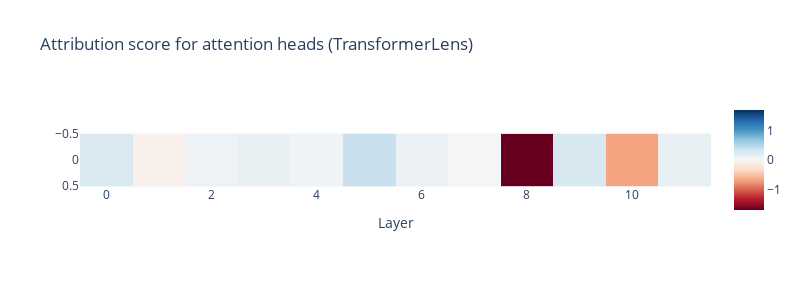

Write notebook code for a chart like this one.
### Code cell
px.imshow(attribution_score_tl.unsqueeze(0).detach().numpy(), title="Attribution score for attention heads (TransformerLens)", 
    labels={"x": "Layer", "y": ""}, width=800, height=300, color_continuous_midpoint=0.0, color_continuous_scale="RdBu")

### Figure 1 — Plotly figure (JSON) as saved in the notebook; plotly's stock layout.template omitted (floating-point values rounded to 4 significant figures)
{"data": [{"coloraxis": "coloraxis", "hovertemplate": "Layer: %{x}<br>y: %{y}<br>color: %{z}<extra></extra>", "name": "0", "type": "heatmap", "xaxis": "x", "yaxis": "y", "z": [[0.2599, -0.08523, 0.09468, 0.1302, 0.07274, 0.3877, 0.1064, 0.03897, -1.688, 0.274, -0.6785, 0.1375]]}], "layout": {"coloraxis": {"cmid": 0, "colorscale": [[0, "rgb(103,0,31)"], [0.1, "rgb(178,24,43)"], [0.2, "rgb(214,96,77)"], [0.3, "rgb(244,165,130)"], [0.4, "rgb(253,219,199)"], [0.5, "rgb(247,247,247)"], [0.6, "rgb(209,229,240)"], [0.7, "rgb(146,197,222)"], [0.8, "rgb(67,147,195)"], [0.9, "rgb(33,102,172)"], [1, "rgb(5,48,97)"]]}, "height": 300, "title": {"text": "Attribution score for attention heads (TransformerLens)"}, "width": 800, "xaxis": {"anchor": "y", "constrain": "domain", "domain": [0, 1], "scaleanchor": "y", "title": {"text": "Layer"}}, "yaxis": {"anchor": "x", "autorange": "reversed", "constrain": "domain", "domain": [0, 1]}}}
